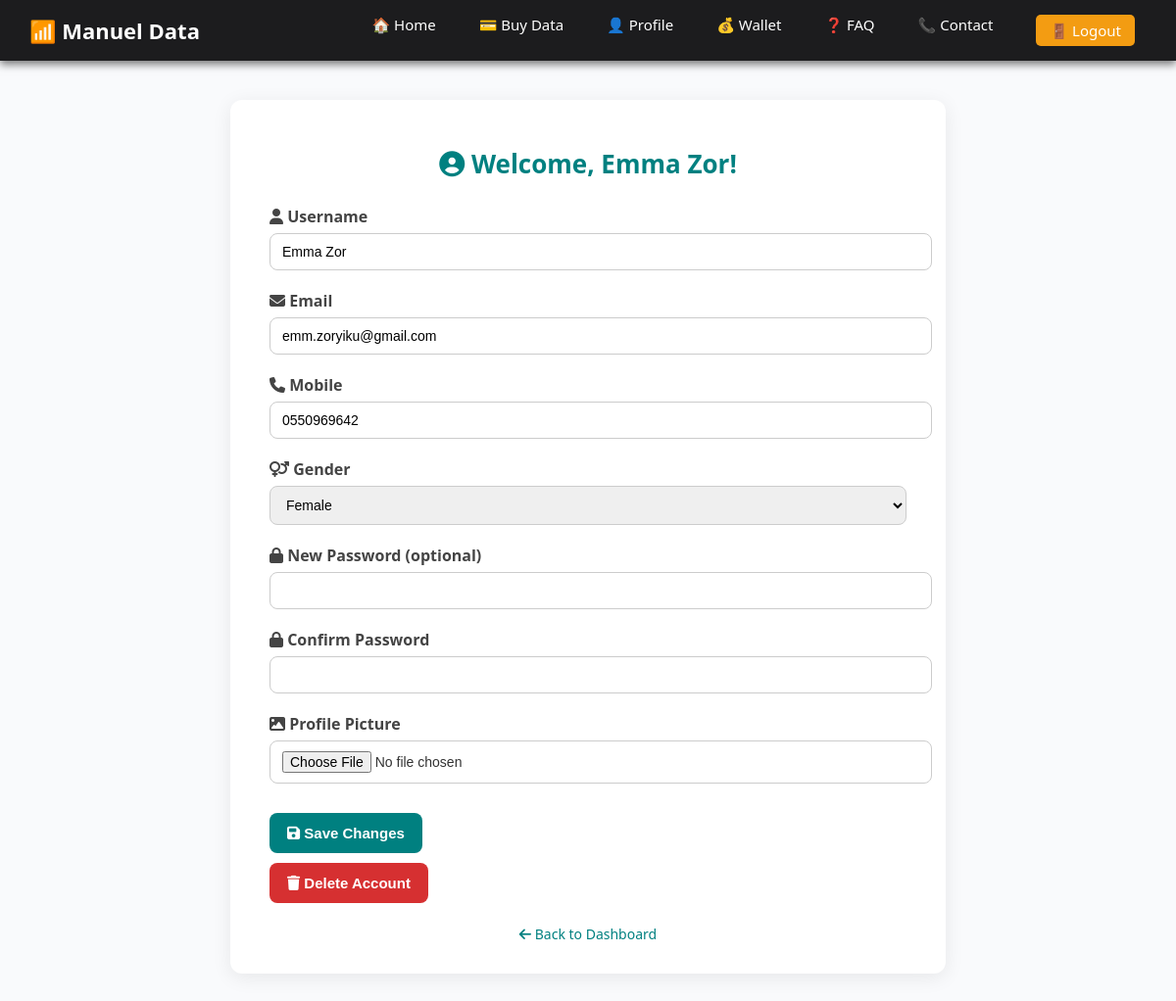
Screenshot of /profile (signed in) with the database file from the repository.
### app.py (models this page shows, shortened)
class User(db.Model):
    __tablename__ = "users"
    id = db.Column(db.Integer, primary_key=True)
    username = db.Column(db.String(150), nullable=False)
    email = db.Column(db.String(150), unique=True, nullable=False, index=True)
    mobile = db.Column(db.String(50), nullable=True)
    gender = db.Column(db.String(20), nullable=True)
    password_hash = db.Column(db.String(200), nullable=False)
    wallet_balance = db.Column(db.Float, default=0.0)
    profile_pic = db.Column(db.String(300), nullable=True)
    purchases = db.relationship("Purchase", backref="user", lazy=True)
    transactions = db.relationship("Transaction", backref="user", lazy=True)

### app.py (the view, shortened to what this page needs)
@app.route("/profile", methods=("GET", "POST"))
def profile():
    user = current_user()
    if not user:
        return redirect(url_for("login"))
    return render_template("profile.html", user=user)

### app.py (called while the page is built)
def current_user() -> Optional[User]:
    email = session.get("email")
    if not email:
        return None
    return User.query.filter_by(email=email).first()

### templates/profile.html (shortened to what this page needs)
<!DOCTYPE html>
<html lang="en">
<head>
  <link rel="stylesheet" href="{{ url_for('static', filename='profile.css') }}">
  <link rel="stylesheet" href="{{ url_for('static', filename='header.css') }}">
  <link rel="stylesheet" href="https://cdnjs.cloudflare.com/ajax/libs/font-awesome/6.5.0/css/all.min.css">
</head>
<body>
  <header class="site-header">
    <div class="logo">📶 Manuel Data</div>
    <nav class="nav">
      <a href="{{ url_for('dashboard') }}">🏠 Home</a>
      <a href="{{ url_for('purchase') }}">💳 Buy Data</a>
      <a href="{{ url_for('profile') }}">👤 Profile</a>
      <a href="{{ url_for('wallet') }}">💰 Wallet</a>
      <a href="{{ url_for('faq') }}">❓ FAQ</a>
      <a href="{{ url_for('contact') }}">📞 Contact</a>
      <a href="{{ url_for('logout') }}" class="login-btn">🚪 Logout</a>
    </nav>
  </header>
  <div class="profile-container">
    <h1><i class="fa-solid fa-user-circle"></i> Welcome, {{ user.username }}!</h1>
    <form method="POST" action="{{ url_for('profile') }}" enctype="multipart/form-data" class="profile-form">
      <div class="form-group">
        <label><i class="fa-solid fa-user"></i> Username</label>
        <input type="text" name="username" value="{{ user.username }}" required>
      </div>
      <div class="form-group">
        <label><i class="fa-solid fa-envelope"></i> Email</label>
        <input type="email" name="email" value="{{ user.email }}" required>
      </div>
      <div class="form-group">
        <label><i class="fa-solid fa-phone"></i> Mobile</label>
        <input type="tel" name="mobile" value="{{ user.mobile }}" required>
      </div>
      <div class="form-group">
        <label><i class="fa-solid fa-venus-mars"></i> Gender</label>
        <select name="gender" required>
          <option value="Female" {% if user.gender == 'Female' %}selected{% endif %}>Female</option>
        </select>
      </div>
      <div class="form-group">
        <label><i class="fa-solid fa-lock"></i> New Password (optional)</label>
        <input type="password" name="password">
      </div>
      <div class="form-group">
        <label><i class="fa-solid fa-lock"></i> Confirm Password</label>
        <input type="password" name="confirm_password">
      </div>
      <div class="form-group">
        <label><i class="fa-solid fa-image"></i> Profile Picture</label>
        <input type="file" name="profile_pic">
      </div>
      <button type="submit" class="save-btn"><i class="fa-solid fa-floppy-disk"></i> Save Changes</button>
    </form>
    <form method="POST" action="{{ url_for('delete_account') }}"
          onsubmit="return confirm('Are you sure you want to delete your account? This cannot be undone.');">
      <button type="submit" class="delete-btn"><i class="fa-solid fa-trash"></i> Delete Account</button>
    </form>
    <div class="back-link">
      <a href="{{ url_for('dashboard') }}"><i class="fa-solid fa-arrow-left"></i> Back to Dashboard</a>
    </div>
  </div>
</body>
</html>

### static/profile.css (style rules this page uses)
body { font-family: "Segoe UI", Tahoma, Geneva, Verdana, sans-serif; background: #f9fafc; margin: 0; padding: 0; color: #333; }
.site-header { display: flex; justify-content: space-between; align-items: center; background: #008080; padding: 15px 30px; color: white; position: sticky; top: 0; z-index: 1000; }
.site-header .logo { font-size: 22px; font-weight: bold; }
.nav a { color: white; margin: 0 12px; text-decoration: none; font-size: 15px; transition: color 0.3s ease; }
.profile-container { max-width: 650px; background: #fff; margin: 40px auto; padding: 30px 40px; border-radius: 12px; box-shadow: 0px 4px 20px rgba(0,0,0,0.08); }
.profile-container h1 { text-align: center; font-size: 26px; color: #008080; margin-bottom: 25px; }
.profile-form .form-group { margin-bottom: 20px; }
.profile-form label { display: block; font-weight: 600; margin-bottom: 6px; color: #444; }
.profile-form input, .profile-form select { width: 100%; padding: 10px 12px; border: 1px solid #ccc; border-radius: 8px; font-size: 14px; outline: none; transition: border-color 0.3s; }
button, .save-btn, .delete-btn { display: inline-block; padding: 12px 18px; border: none; border-radius: 8px; font-size: 15px; cursor: pointer; margin-top: 10px; transition: background 0.3s ease; }
.save-btn { background: #008080; color: white; font-weight: bold; }
.delete-btn { background: #d63031; color: white; font-weight: bold; }
.back-link { text-align: center; margin-top: 20px; }
.back-link a { text-decoration: none; font-size: 14px; color: #008080; font-weight: 500; }

### static/header.css (style rules this page uses)
.site-header { display: flex; justify-content: space-between; align-items: center; background: #1c1c1e; padding: 15px 30px; color: white; box-shadow: 0 4px 8px rgba(0,0,0,0.5); position: sticky; top: 0; z-index: 999; }
.logo { font-size: 24px; font-weight: bold; }
.nav { display: flex; gap: 20px; }
.nav a { color: white; text-decoration: none; font-weight: 500; transition: color 0.3s; }
.login-btn { padding: 6px 14px; background: #f39c12; border-radius: 5px; color: #000; font-weight: bold; }

### rows the page displays
User: username "Emma Zor", email "emm.zoryiku@gmail.com", mobile "0550969642", gender "Female"
